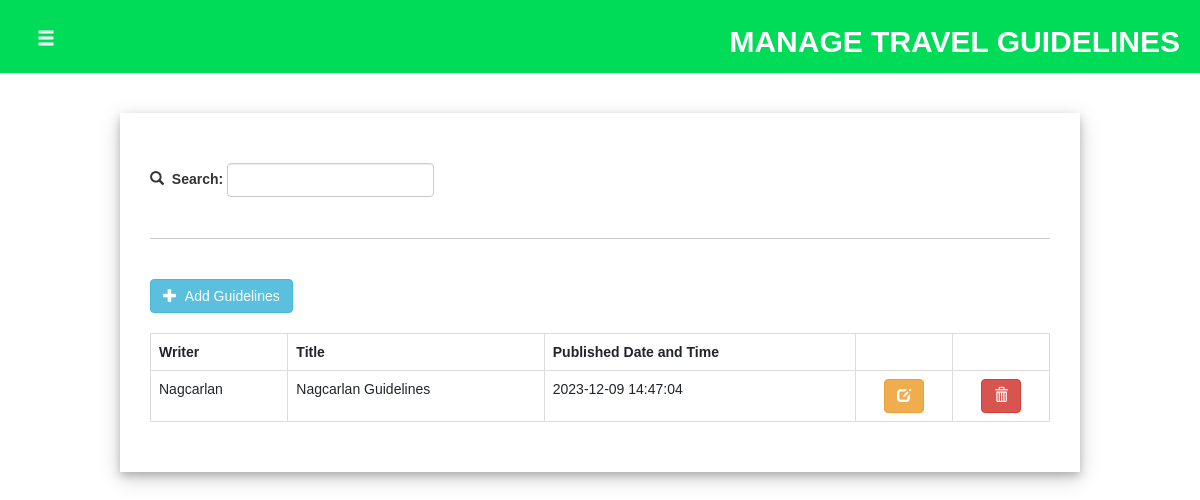
/adminside/guidelines/guidelines.php (signed in), run on the app's committed database.
### tables this page shows
CREATE TABLE `tbl_guidelines` (
  `id` int(11) NOT NULL,
  `admin_id` int(11) NOT NULL,
  `fld_title` varchar(255) DEFAULT NULL,
  `fld_content` mediumtext DEFAULT NULL,
  `fld_images` mediumtext DEFAULT NULL,
  `fld_datetime` datetime DEFAULT NULL
);

### adminside/guidelines/guidelines.php (the view, shortened to what this page needs)
<?php
    include("../navbar.php");
    include("../connect.php");
    $result = $conn -> query("select * from tbl_admin where fld_username like '$username'");
        while($row = $result->fetch_assoc()){
            $admintype = $row["fld_type"];
        }
?>
<!DOCTYPE html>
<html lang="en">
<head>
    <link rel="stylesheet" href="guidelinestyle.css">
</head>
<body>
    <div class="header" id="headercontainer">
            <button type="button" class="btn btn-dark btn-lg" id="btn_menu"><span class="glyphicon glyphicon-menu-hamburger"></span></button>
            <h2 id="headertitle">MANAGE TRAVEL GUIDELINES</h2>
        </div>
    <div id="container">
        <br><br>
        <div class='guidelinesdiv'>
            <br>
            <div class="searchdiv">
                <form action="guidelines.php" method="get">
                    <table>
                        <tr>
                            <td style="padding-top: 3px;"><span class="glyphicon glyphicon-search"></span>&nbsp;&nbsp;<label> Search: </label>&nbsp;</td>
                            <td><input type="text" class="form-control" name="search_name" onchange="this.form.submit()"> </td>
                        </tr>
                    </table>
                </form>
            </div>
            <br><hr><br>
            <div id="addbtndiv">
                <button type="button" class="btn btn-info" id="btn_add_guides"><span class="glyphicon glyphicon-plus"></span> &nbsp;Add Guidelines</button>&nbsp;
            </div>
            <table class='table table-bordered'>
                <?php
                if($admintype != "Head Admin"){
                    if(isset($_GET["search_name"])){
                        $result =  $conn->query("select * from tbl_guidelines where admin_id like '$admin_id' and fld_title like '$_GET[search_name]%'");
                    }else{
                        $result = $conn->query("select * from tbl_guidelines where admin_id like '$admin_id'");;
                    }
                    echo "<tr>
                    <th>Title</th><th>Published Date and Time</th><th></th><th></th>
                    </tr>";
                    while($row = $result->fetch_assoc()){
                        echo "<tr>
                        <td>$row[fld_title]</td>
                        <td>$row[fld_datetime]</td>
                        <td style='text-align:center;'><button type='button' class='btn btn-warning' onclick=edit('$row[id]')><span class='glyphicon glyphicon-edit'></span></button></td>
                        <td style='text-align:center;'><button type='button' class='btn btn-danger' onclick=del('$row[id]')><span class='glyphicon glyphicon-trash'></span></button></td>
                        </tr>";
                    }
                }else{
                    if(isset($_GET["search_name"])){
                        $result =  $conn->query("select tbl_admin.fld_name, tbl_guidelines.id, tbl_guidelines.fld_title, tbl_guidelines.fld_datetime from tbl_guidelines, tbl_admin where tbl_guidelines.admin_id = tbl_admin.id and (tbl_guidelines.fld_title like '$_GET[search_name]%' or tbl_admin.fld_name like '$_GET[search_name]%')");
                    }else{
                        $result = $conn->query("select tbl_admin.fld_name, tbl_guidelines.id, tbl_guidelines.fld_title, tbl_guidelines.fld_datetime from tbl_guidelines, tbl_admin where tbl_guidelines.admin_id = tbl_admin.id");;
                    }
                    echo "<tr>
                    <th>Writer</th><th>Title</th><th>Published Date and Time</th><th></th><th></th>
                    </tr>";
                    while($row = $result->fetch_assoc()){
                        echo "<tr>
                        <td>$row[fld_name]</td>
                        <td>$row[fld_title]</td>
                        <td>$row[fld_datetime]</td>
                        <td style='text-align:center;'><button type='button' class='btn btn-warning' onclick=edit('$row[id]')><span class='glyphicon glyphicon-edit'></span></button></td>
                        <td style='text-align:center;'><button type='button' class='btn btn-danger' onclick=del('$row[id]')><span class='glyphicon glyphicon-trash'></span></button></td>
                        </tr>";
                    }
                }
                ?>
            </table>
        </div>
    </div>
</body>
</html>

### adminside/guidelines/guidelinestyle.css (style rules this page uses)
body { background-color: white; }
#container { height:auto; }
#headercontainer { width: 100%; background-color: #00DB58; color: white; padding: 5px; padding-left: 20px; padding-right: 20px; overflow: hidden; }
#btn_menu { float: left; background-color: transparent; transform: translateY(25%); }
#headertitle { float: right; font-weight: bold; }
#addbtndiv { padding-bottom: 20px; }
.guidelinesdiv { background-color: white; padding: 30px; margin-top: 20px; margin-bottom: 20px; margin: 0 auto; width: 80%; box-shadow: 0 4px 8px 0 rgba(0, 0, 0, 0.2), 0 6px 20px 0 rgba(0, 0, 0, 0.19); overflow: auto; }

### adminside/navbar.php (style rules this page uses)
body { margin: 0; font-family: Arial, Helvetica, sans-serif; }

### data on the page
tbl_guidelines: admin.fld_name "Nagcarlan", fld_title "Nagcarlan Guidelines", fld_datetime "2023-12-09 14:47:04"
